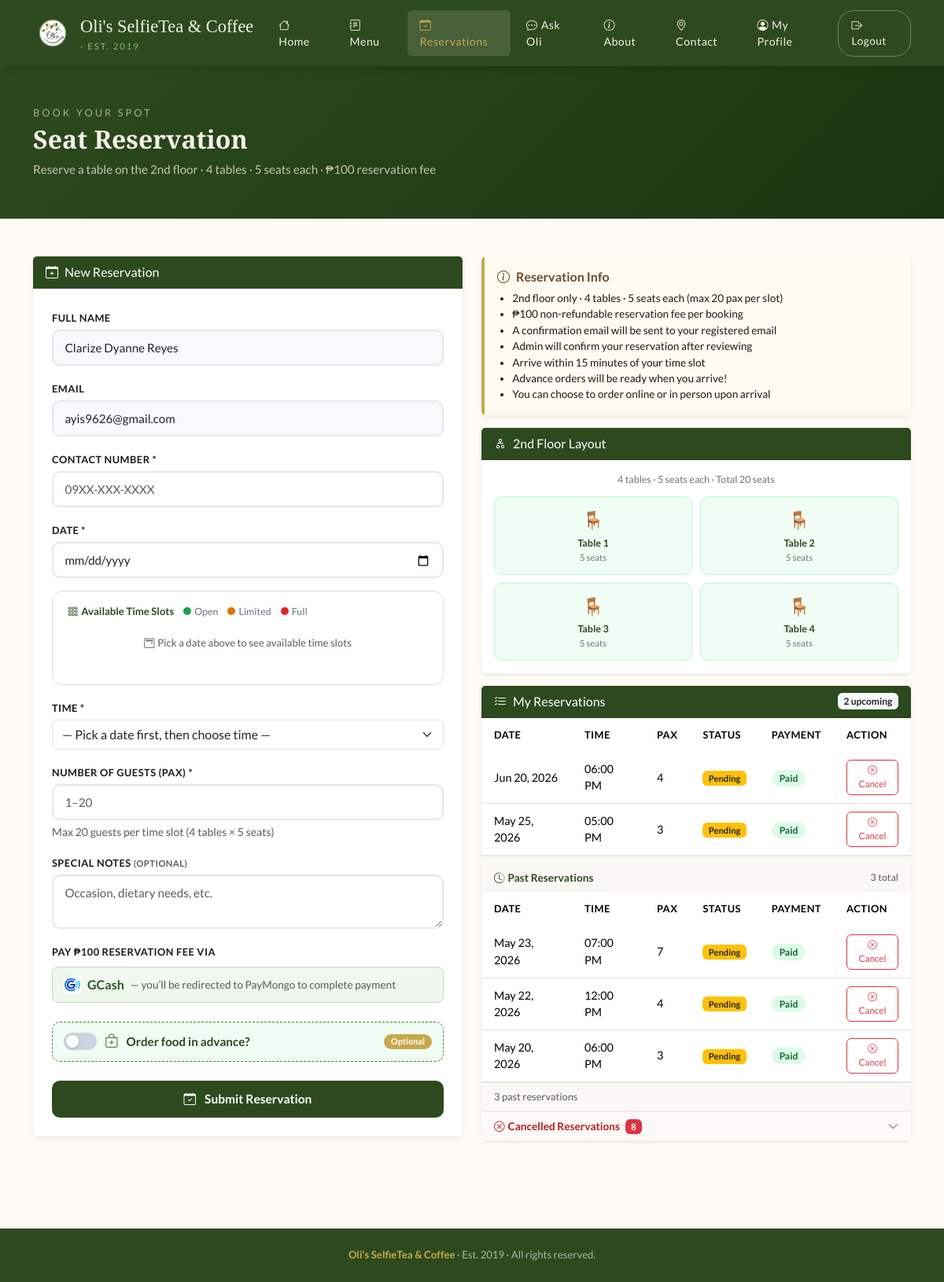
Page /book_reservation.php (signed in) on the earlier database version.
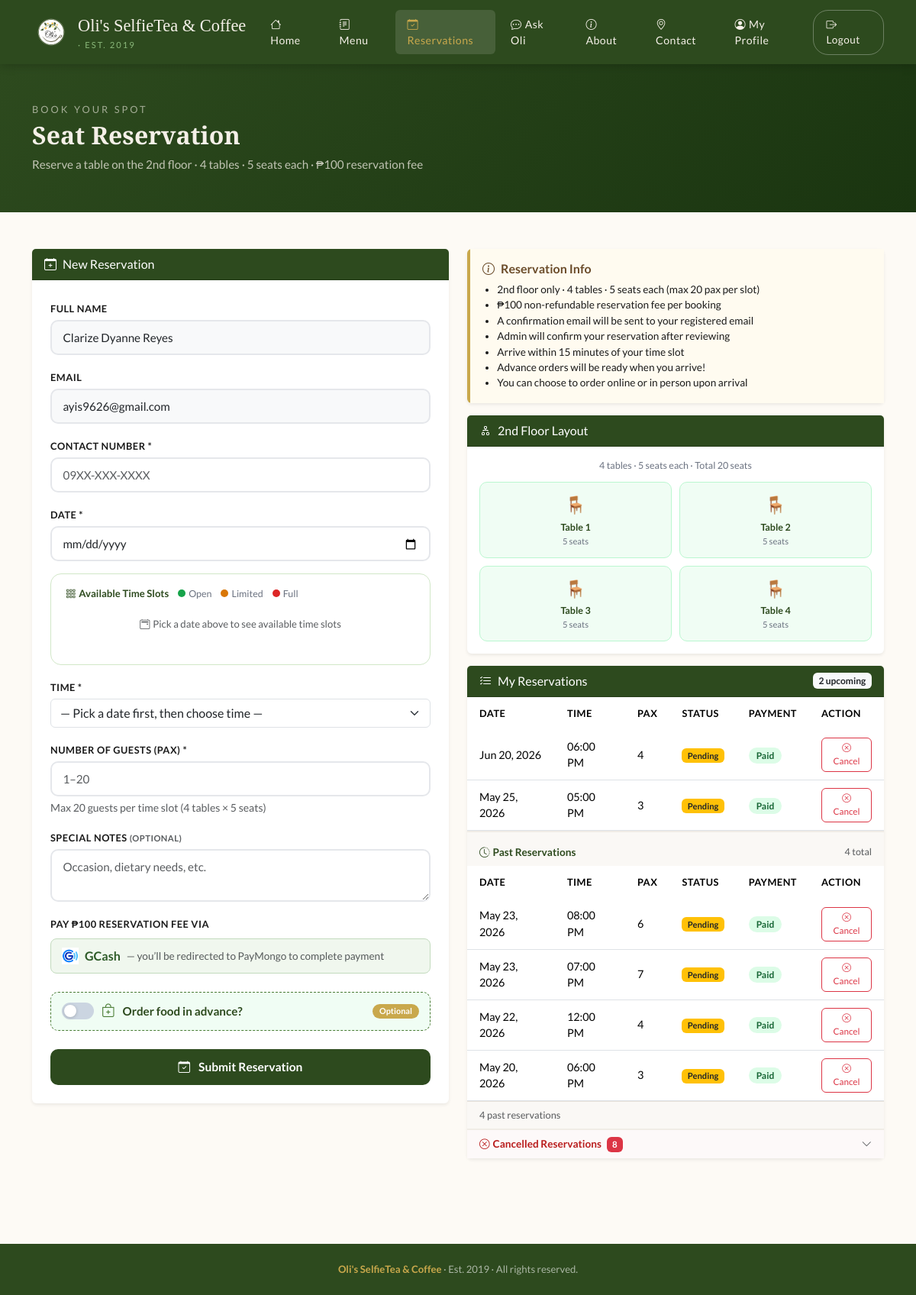
Same page on the later database version.
### tables this page shows
CREATE TABLE `reservations` (
  `id` int(11) NOT NULL AUTO_INCREMENT,
  `user_id` int(11) NOT NULL,
  `res_date` date NOT NULL,
  `res_time` time NOT NULL,
  `pax` int(11) NOT NULL,
  `phone` varchar(20) NOT NULL,
  `notes` text DEFAULT NULL,
  `order_id` int(11) DEFAULT NULL,
  `payment_method` enum('gcash','cash') DEFAULT 'gcash',
  `payment_status` enum('unpaid','paid','refunded') DEFAULT 'unpaid',
  `paymongo_payment_id` varchar(64) DEFAULT NULL,
  `status` enum('pending','confirmed','cancelled') DEFAULT 'pending',
  `created_at` timestamp NOT NULL DEFAULT current_timestamp(),
  PRIMARY KEY (`id`),
  KEY `user_id` (`user_id`),
  KEY `fk_reservation_order` (`order_id`),
  CONSTRAINT `fk_reservation_order` FOREIGN KEY (`order_id`) REFERENCES `orders` (`id`) ON DELETE SET NULL,
  CONSTRAINT `reservations_ibfk_1` FOREIGN KEY (`user_id`) REFERENCES `users` (`id`) ON DELETE CASCADE
);

### book_reservation.php (the view, shortened to what the changed rows need)
<?php
$db     = getDB();
$userId = $_SESSION['user_id'];
$myRes = $db->prepare("
    SELECT r.*,
           CASE WHEN o.id IS NOT NULL THEN 1 ELSE 0 END as has_order,
           o.total_amount as order_total,
           o.status as order_status
    FROM reservations r
    LEFT JOIN orders o ON o.reservation_id = r.id
    WHERE r.user_id = ?
    ORDER BY r.res_date DESC, r.res_time DESC
");
$myRes->bind_param("i", $userId);
$myRes->execute();
$allReservations = $myRes->get_result()->fetch_all(MYSQLI_ASSOC);
$today = date('Y-m-d');
$upcomingRes   = [];
$pastRes       = [];
foreach ($allReservations as $r) {
    if ($r['status'] === 'cancelled') {
        continue;
    }
    if ($r['res_date'] >= $today) {
        $upcomingRes[] = $r;
    } else {
        $pastRes[] = $r;
    }
}
$myReservations = array_slice($upcomingRes, 0, 10);
?>
<!DOCTYPE html>
<html lang="en">
<head>
  <link rel="stylesheet" href="https://cdn.jsdelivr.net/npm/bootstrap@5.3.2/dist/css/bootstrap.min.css">
  <link rel="stylesheet" href="https://cdn.jsdelivr.net/npm/bootstrap-icons@1.11.3/font/bootstrap-icons.min.css">
  <link rel="stylesheet" href="css/style.css">
</head>
<body>
<div style="background: linear-gradient(135deg, var(--green-dark), #1a3510); padding:50px 0 35px; color:var(--cream);">
  <div class="container">
    <h2 style="font-family:'Playfair Display',serif; font-weight:700;">Seat Reservation</h2>
  </div>
</div>
<div class="container py-5">
  <div class="row g-4">
    <div class="col-lg-6">
      <div class="card border-0 shadow-sm mb-3">
        <div class="card-body p-3">
          <div style="display:grid; grid-template-columns:1fr 1fr; gap:10px;">
            <?php for ($t = 1; $t <= 4; $t++): ?>
            <div style="background:#f0fdf4; border:1.5px solid #bbf7d0; border-radius:10px; padding:12px; text-align:center;">
              <div style="font-size:1.4rem; margin-bottom:4px;">🪑</div>
              <div style="font-size:0.78rem; font-weight:700; color:var(--green-dark);">Table <?= $t ?></div>
              <div style="font-size:0.7rem; color:var(--text-muted);">5 seats</div>
            </div>
            <?php endfor; ?>
          </div>
        </div>
      </div>
      <div class="card border-0 shadow-sm">
        <div class="card-body p-0">
          <?php if (empty($allReservations)): ?>
            <div class="text-center py-5 text-muted">
              <i class="bi bi-calendar-x" style="font-size:2rem; display:block; margin-bottom:8px;"></i>
              No reservations yet.
            </div>
          <?php else: ?>
            <?php
            function renderResRow($res) { ?>
              <tr>
                <td><?= date('M d, Y', strtotime($res['res_date'])) ?></td>
                <td><?= date('h:i A', strtotime($res['res_time'])) ?></td>
                <td><?= $res['pax'] ?></td>
                <td>
                  <?php $cls = ['pending'=>'badge bg-warning text-dark','confirmed'=>'badge bg-success','cancelled'=>'badge bg-danger'][$res['status']] ?? 'badge bg-secondary'; ?>
                  <span class="<?= $cls ?>" style="font-size:0.7rem;"><?= ucfirst($res['status']) ?></span>
                </td>
                <td>
                  <?php
                    $pBadge = $res['payment_status'] === 'paid' ? 'badge-available'
                            : ($res['payment_status'] === 'refunded' ? 'badge bg-info text-dark'
                            : 'badge-unavailable');
                  ?>
                  <span class="<?= $pBadge ?>">
                    <?= ucfirst($res['payment_status']) ?>
                  </span>
                </td>
                <td>
                  <?php if ($res['status'] !== 'cancelled'): ?>
                    <button class="btn btn-sm btn-outline-danger" style="border-radius:6px;font-size:0.73rem;"
                            data-bs-toggle="modal" data-bs-target="#cancelModal"
                            data-id="<?= $res['id'] ?>"
                            data-date="<?= date('M d, Y', strtotime($res['res_date'])) ?>"
                            data-time="<?= date('h:i A', strtotime($res['res_time'])) ?>">
                      <i class="bi bi-x-circle"></i> Cancel
                    </button>
                  <?php else: ?>
                    <span class="text-muted" style="font-size:0.75rem;">—</span>
                  <?php endif; ?>
                </td>
              </tr>
            <?php } ?>
            <?php if (!empty($myReservations)): ?>
            <div class="table-responsive">
              <table class="table table-olis mb-0">
                <thead>
                  <tr><th>Date</th><th>Time</th><th>Pax</th><th>Status</th><th>Payment</th><th>Action</th></tr>
                </thead>
                <tbody>
                  <?php foreach ($myReservations as $res): renderResRow($res); endforeach; ?>
                </tbody>
              </table>
            </div>
            <?php else: ?>
            <div class="text-center py-4 text-muted" style="font-size:.88rem;">
              <i class="bi bi-calendar-check me-1"></i>No upcoming reservations.
            </div>
            <?php endif; ?>
            <?php if (!empty($pastRes)): ?>
            <div style="border-top:2px solid #f0ece6; background:#faf8f5;">
              <div class="d-flex align-items-center justify-content-between px-3 pt-3 pb-2">
                <span style="font-weight:600; font-size:.85rem; color:var(--green-dark);">
                  <i class="bi bi-clock-history me-1"></i>Past Reservations
                </span>
                <span class="text-muted" style="font-size:.78rem;"><?= count($pastRes) ?> total</span>
              </div>
              <div class="table-responsive">
                <table class="table table-olis mb-0" style="background:transparent;">
                  <thead style="background:#f0ece6;">
                    <tr><th>Date</th><th>Time</th><th>Pax</th><th>Status</th><th>Payment</th><th>Action</th></tr>
                  </thead>
                  <tbody id="pastResBody">
                    <?php foreach ($pastRes as $res): renderResRow($res); endforeach; ?>
                  </tbody>
                </table>
              </div>
              <div class="d-flex align-items-center justify-content-between px-3 py-2" id="pastPagination" style="border-top:1px solid #e8e2da;">
                <span class="text-muted" id="pastPageInfo" style="font-size:.8rem;"></span>
              </div>
            </div>
            <?php endif; ?>
          <?php endif; ?>
        </div>
      </div>
    </div>
  </div>
</div>
</body>
</html>

Differences in the rows shown:
added reservations: res_date "May 23, 2026", res_time "08:00 PM", pax "6", status "Pending", payment_status "Paid"
Other differences:
count($pastRes): "3" → "4"
text written by a page script: "3 past reservations" → "4 past reservations"
